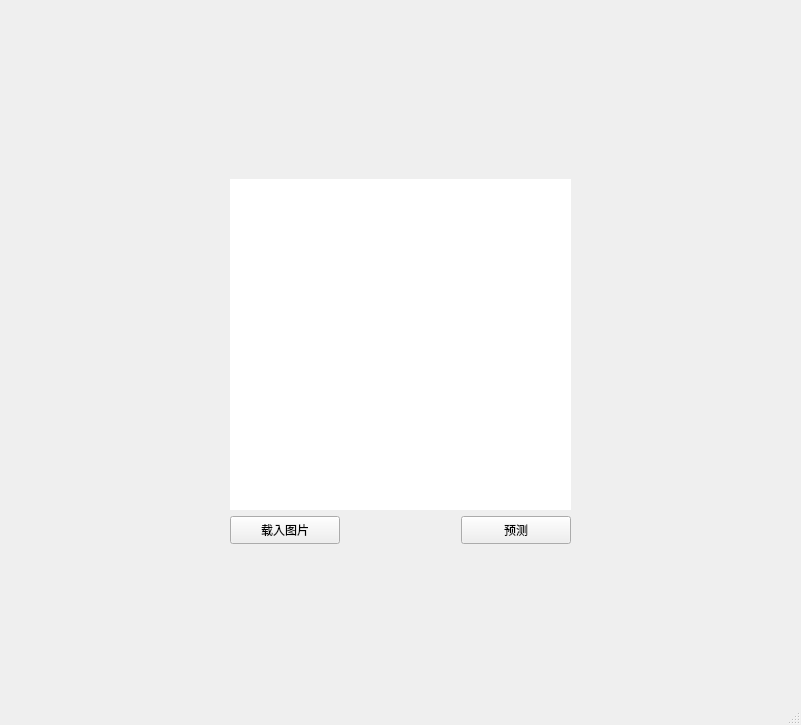
<?xml version="1.0" encoding="UTF-8"?>
<ui version="4.0">
 <class>MainWindow</class>
 <widget class="QMainWindow" name="MainWindow">
  <property name="geometry">
   <rect>
    <x>0</x>
    <y>0</y>
    <width>801</width>
    <height>725</height>
   </rect>
  </property>
  <property name="windowTitle">
   <string>MainWindow</string>
  </property>
  <widget class="QWidget" name="centralwidget">
   <layout class="QHBoxLayout" name="horizontalLayout">
    <item>
     <layout class="QGridLayout" name="gridLayout">
      <item row="0" column="2">
       <spacer name="verticalSpacer">
        <property name="minimumSize">
         <size>
          <width>23</width>
          <height>121</height>
         </size>
        </property>
        <property name="orientation">
         <enum>Qt::Vertical</enum>
        </property>
        <property name="sizeHint" stdset="0">
         <size>
          <width>20</width>
          <height>118</height>
         </size>
        </property>
       </spacer>
      </item>
      <item row="2" column="1" colspan="3">
       <widget class="QLabel" name="lb_Image">
        <property name="minimumSize">
         <size>
          <width>341</width>
          <height>331</height>
         </size>
        </property>
        <property name="styleSheet">
         <string notr="true">background:rgb(255, 255, 255)</string>
        </property>
        <property name="text">
         <string/>
        </property>
       </widget>
      </item>
      <item row="3" column="1">
       <widget class="QPushButton" name="bnt_load_image">
        <property name="minimumSize">
         <size>
          <width>93</width>
          <height>28</height>
         </size>
        </property>
        <property name="text">
         <string>载入图片</string>
        </property>
       </widget>
      </item>
      <item row="4" column="2">
       <spacer name="verticalSpacer_2">
        <property name="minimumSize">
         <size>
          <width>23</width>
          <height>101</height>
         </size>
        </property>
        <property name="orientation">
         <enum>Qt::Vertical</enum>
        </property>
        <property name="sizeHint" stdset="0">
         <size>
          <width>20</width>
          <height>98</height>
         </size>
        </property>
       </spacer>
      </item>
      <item row="2" column="0">
       <spacer name="horizontalSpacer">
        <property name="minimumSize">
         <size>
          <width>211</width>
          <height>23</height>
         </size>
        </property>
        <property name="orientation">
         <enum>Qt::Horizontal</enum>
        </property>
        <property name="sizeHint" stdset="0">
         <size>
          <width>208</width>
          <height>20</height>
         </size>
        </property>
       </spacer>
      </item>
      <item row="2" column="4">
       <spacer name="horizontalSpacer_2">
        <property name="minimumSize">
         <size>
          <width>211</width>
          <height>23</height>
         </size>
        </property>
        <property name="orientation">
         <enum>Qt::Horizontal</enum>
        </property>
        <property name="sizeHint" stdset="0">
         <size>
          <width>208</width>
          <height>20</height>
         </size>
        </property>
       </spacer>
      </item>
      <item row="3" column="3">
       <widget class="QPushButton" name="bnt_open_predict">
        <property name="minimumSize">
         <size>
          <width>93</width>
          <height>28</height>
         </size>
        </property>
        <property name="text">
         <string>预测</string>
        </property>
       </widget>
      </item>
      <item row="1" column="2">
       <widget class="QLabel" name="lb_result">
        <property name="text">
         <string/>
        </property>
       </widget>
      </item>
     </layout>
    </item>
   </layout>
  </widget>
  <widget class="QMenuBar" name="menubar">
   <property name="geometry">
    <rect>
     <x>0</x>
     <y>0</y>
     <width>801</width>
     <height>26</height>
    </rect>
   </property>
  </widget>
  <widget class="QStatusBar" name="statusbar"/>
 </widget>
 <resources/>
 <connections/>
</ui>
